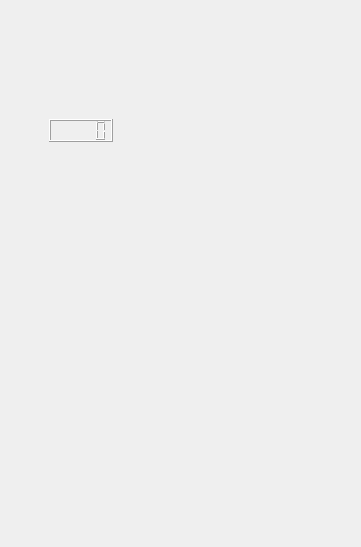
<?xml version="1.0" encoding="UTF-8"?>
<ui version="4.0">
 <class>MainWindow</class>
 <widget class="QMainWindow" name="MainWindow">
  <property name="geometry">
   <rect>
    <x>0</x>
    <y>0</y>
    <width>361</width>
    <height>547</height>
   </rect>
  </property>
  <property name="windowTitle">
   <string>MainWindow</string>
  </property>
  <widget class="QWidget" name="centralwidget">
   <widget class="QWidget" name="">
    <property name="geometry">
     <rect>
      <x>0</x>
      <y>70</y>
      <width>162</width>
      <height>121</height>
     </rect>
    </property>
    <layout class="QHBoxLayout" name="horizontalLayout_2">
     <item>
      <spacer name="horizontalSpacer">
       <property name="orientation">
        <enum>Qt::Horizontal</enum>
       </property>
       <property name="sizeHint" stdset="0">
        <size>
         <width>40</width>
         <height>20</height>
        </size>
       </property>
      </spacer>
     </item>
     <item>
      <layout class="QVBoxLayout" name="verticalLayout">
       <item>
        <spacer name="verticalSpacer">
         <property name="orientation">
          <enum>Qt::Vertical</enum>
         </property>
         <property name="sizeHint" stdset="0">
          <size>
           <width>20</width>
           <height>40</height>
          </size>
         </property>
        </spacer>
       </item>
       <item>
        <layout class="QHBoxLayout" name="horizontalLayout" stretch="0">
         <property name="sizeConstraint">
          <enum>QLayout::SetDefaultConstraint</enum>
         </property>
         <item>
          <widget class="QLCDNumber" name="lcdNumber"/>
         </item>
        </layout>
       </item>
       <item>
        <spacer name="verticalSpacer_2">
         <property name="orientation">
          <enum>Qt::Vertical</enum>
         </property>
         <property name="sizeHint" stdset="0">
          <size>
           <width>20</width>
           <height>40</height>
          </size>
         </property>
        </spacer>
       </item>
      </layout>
     </item>
     <item>
      <spacer name="horizontalSpacer_2">
       <property name="orientation">
        <enum>Qt::Horizontal</enum>
       </property>
       <property name="sizeHint" stdset="0">
        <size>
         <width>40</width>
         <height>20</height>
        </size>
       </property>
      </spacer>
     </item>
    </layout>
   </widget>
  </widget>
 </widget>
 <resources/>
 <connections/>
</ui>
